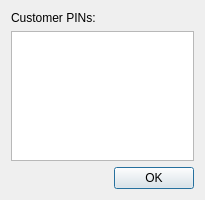
<?xml version="1.0" encoding="UTF-8"?>
<ui version="4.0">
 <class>customerDisplayDialog</class>
 <widget class="QDialog" name="customerDisplayDialog">
  <property name="geometry">
   <rect>
    <x>0</x>
    <y>0</y>
    <width>205</width>
    <height>200</height>
   </rect>
  </property>
  <property name="windowTitle">
   <string>Display All PINs</string>
  </property>
  <layout class="QGridLayout" name="gridLayout">
   <item row="0" column="0">
    <widget class="QLabel" name="customerDisplayLabel">
     <property name="text">
      <string>Customer PINs:</string>
     </property>
    </widget>
   </item>
   <item row="1" column="0">
    <widget class="QTextBrowser" name="customerDisplayPins"/>
   </item>
   <item row="2" column="0">
    <widget class="QDialogButtonBox" name="customerDisplayBox">
     <property name="orientation">
      <enum>Qt::Horizontal</enum>
     </property>
     <property name="standardButtons">
      <set>QDialogButtonBox::Ok</set>
     </property>
    </widget>
   </item>
  </layout>
 </widget>
 <resources/>
 <connections>
  <connection>
   <sender>customerDisplayBox</sender>
   <signal>accepted()</signal>
   <receiver>customerDisplayDialog</receiver>
   <slot>accept()</slot>
   <hints>
    <hint type="sourcelabel">
     <x>248</x>
     <y>254</y>
    </hint>
    <hint type="destinationlabel">
     <x>157</x>
     <y>274</y>
    </hint>
   </hints>
  </connection>
  <connection>
   <sender>customerDisplayBox</sender>
   <signal>rejected()</signal>
   <receiver>customerDisplayDialog</receiver>
   <slot>reject()</slot>
   <hints>
    <hint type="sourcelabel">
     <x>316</x>
     <y>260</y>
    </hint>
    <hint type="destinationlabel">
     <x>286</x>
     <y>274</y>
    </hint>
   </hints>
  </connection>
 </connections>
</ui>
